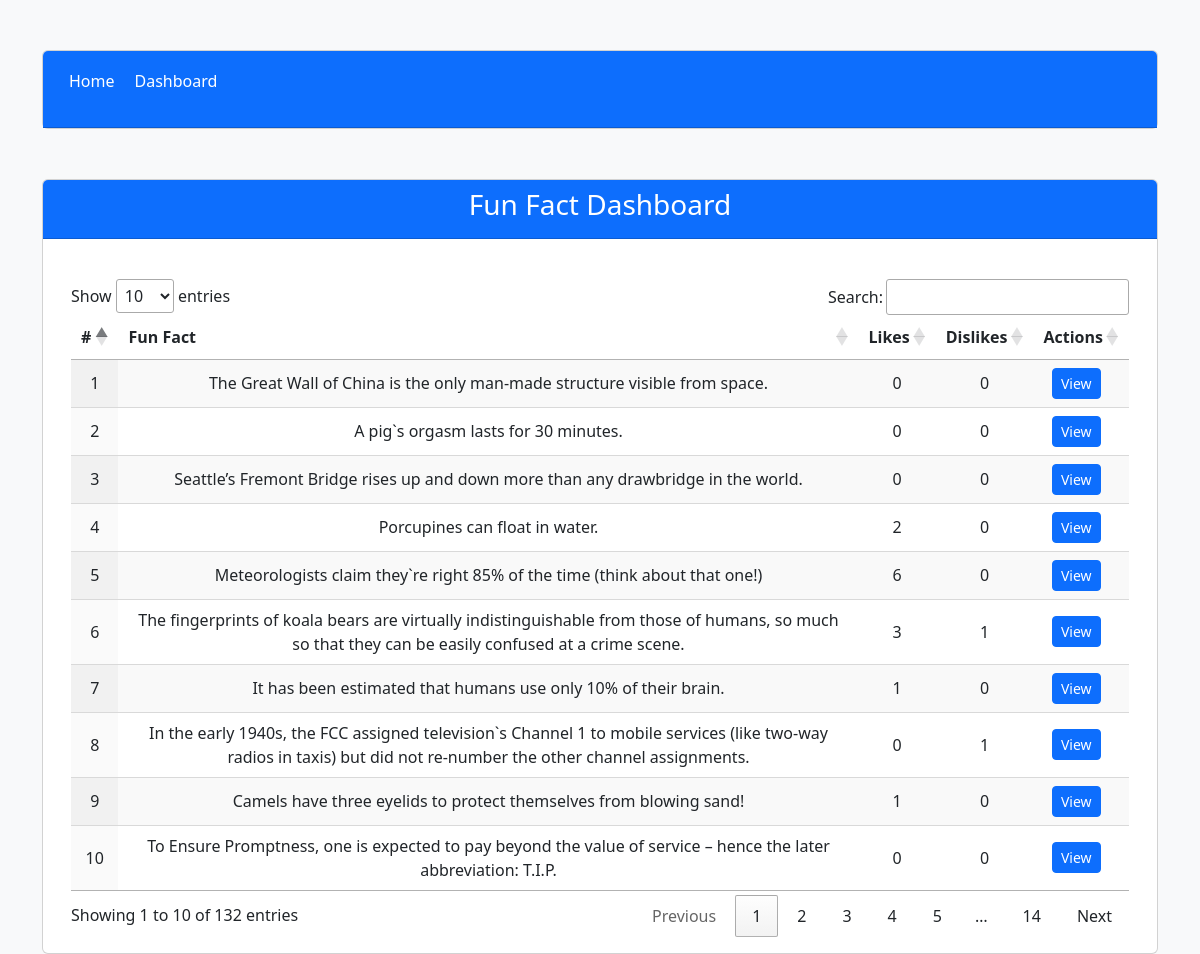
/dashboard/, run on the app's committed database.
### facts/models.py (models this page shows)
class Fact(models.Model):
    text = models.TextField()  # The fact text
    likes = models.IntegerField(default=0)
    dislikes = models.IntegerField(default=0)

### facts/views.py (the view)
# urls.py: path('dashboard/', views.dashboard_view, name='dashboard'),
def dashboard_view(request):
    context = {
        'title': 'Dashboard',
    }
    facts = Fact.objects.all()
    return render(request, "facts/dashboard.html", {'facts':facts})

### facts/templates/facts/dashboard.html (shortened to what this page needs)
<!DOCTYPE html>
<html lang="en">
  <head>
    <link
      href="https://cdn.jsdelivr.net/npm/bootstrap@5.3.0-alpha1/dist/css/bootstrap.min.css"
      rel="stylesheet"
    />
    <link
      rel="stylesheet"
      href="https://cdn.datatables.net/1.13.4/css/jquery.dataTables.min.css"
    />
  </head>
  <body>
    <div class="container">
      <div class="card text-center">
        <div class="card-header bg-primary text-white">
          <nav>
            <ul>
              <li><a href="{% url 'random_fact' %}">Home</a></li>
              <li><a href="{% url 'dashboard' %}">Dashboard</a></li>
            </ul>
          </nav>
        </div>
      </div>
      <div class="card text-center">
        <div class="card-header bg-primary text-white">
          <h3>Fun Fact Dashboard</h3>
        </div>
        <div class="card-body">
          <div class="container mt-4">
            <table id="factTable" class="display">
              <thead>
                <tr>
                  <th>#</th>
                  <th>Fun Fact</th>
                  <th>Likes</th>
                  <th>Dislikes</th>
                  <th>Actions</th>
                </tr>
              </thead>
              <tbody>
                {% for fact in facts %}
                <tr>
                  <td>{{ forloop.counter }}</td>
                  <td>{{ fact.text }}</td>
                  <td>{{ fact.likes }}</td>
                  <td>{{ fact.dislikes }}</td>
                  <td>
                    <a
                      href="{% url 'view_fact' fact.id %}"
                      class="btn btn-primary btn-sm"
                      >View</a
                    >
                  </td>
                </tr>
                {% endfor %}
              </tbody>
            </table>
          </div>
        </div>
      </div>
    </div>
  </body>
</html>

### facts/templates/facts/dashboard.html (style rules this page uses)
body { background-color: #f8f9fa; }
.card { margin-top: 50px; }
.btn { margin-right: 10px; }
nav ul { list-style: none; display: flex; padding: 10px; }
nav ul li { margin-right: 20px; }
nav ul li a { color: white; text-decoration: none; }

### data on the page
Fact: text "The Great Wall of China is the only man-made structure visible from space.", likes "0", dislikes "0"
Fact: text "A pig`s orgasm lasts for 30 minutes.", likes "0", dislikes "0"
Fact: text "Seattle’s Fremont Bridge rises up and down more than any drawbridge in the world.", likes "0", dislikes "0"
Fact: text "Porcupines can float in water.", likes "2", dislikes "0"
Fact: text "Meteorologists claim they`re right 85% of the time (think about that one!)", likes "6", dislikes "0"
Fact: text "The fingerprints of koala bears are virtually indistinguishable from those of humans, so much so that they can be easily confused at a crime scene.", likes "3", dislikes "1"
Fact: text "It has been estimated that humans use only 10% of their brain.", likes "1", dislikes "0"
Fact: text "In the early 1940s, the FCC assigned television`s Channel 1 to mobile services (like two-way radios in taxis) but did not re-number the other channel assignments.", likes "0", dislikes "1"
Fact: text "Camels have three eyelids to protect themselves from blowing sand!", likes "1", dislikes "0"
Fact: text "To Ensure Promptness, one is expected to pay beyond the value of service – hence the later abbreviation: T.I.P.", likes "0", dislikes "0"
